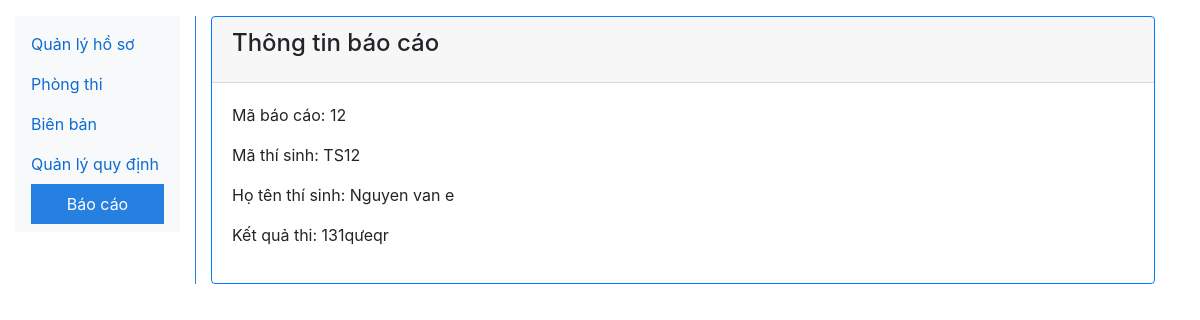
Screenshot of /?viewreport=12 with the database file from the repository.
### tables this page shows
CREATE TABLE `baocao` (
  `id` int(11) NOT NULL COMMENT 'Khóa chính',
  `thisinh_id` int(11) NOT NULL COMMENT 'Khóa ngoại bảng ThiSinh',
  `ketquathi` text NOT NULL COMMENT 'Kết quả thi'
);

CREATE TABLE `thisinh` (
  `id` int(11) NOT NULL COMMENT 'Khóa chính',
  `mathisinh` varchar(20) NOT NULL COMMENT 'Mã thí sinh',
  `hoten` varchar(30) NOT NULL COMMENT 'Họ tên',
  `ngaysinh` date NOT NULL COMMENT 'Ngày sinh',
  `diachi` text NOT NULL COMMENT 'Địa chỉ',
  `socmt` varchar(50) NOT NULL COMMENT 'Số chứng minh thư',
  `ngaydangkythi` datetime DEFAULT current_timestamp() COMMENT 'Ngày đăng ký dự thi',
  `sodienthoai` varchar(20) DEFAULT NULL COMMENT 'Số điện thoại',
  `gioitinh` int(10) DEFAULT 1 COMMENT 'Giới tính (1: nam, 2: nữ, 3: khác)',
  `avatar_photo_path` longtext DEFAULT NULL
);

### libs/Database.php (called while the page is built, shortened)
<?php
class Database
{
    private $__host, $__username, $__password, $__database;
    protected $_mysqli = null, $_pdo = null;
    public function __construct()
    {
        $this->__host = HOST;
        $this->__username = USERNAME;
        $this->__password = PASSWORD;
        $this->__database = DATABASE;
    }
    public function getMysqliConnection(): mysqli
    {
        if ($this->_mysqli === null) {
            $this->_mysqli = new mysqli($this->__host, $this->__username, $this->__password, $this->__database);
        }
        return $this->_mysqli;
    }
    public function getPdoConnection(): PDO
    {
        if ($this->_pdo === null) {
            try {
                $this->_pdo = new PDO("mysql:host=" . $this->__host . ";dbname=" . $this->__database, $this->__username, $this->__password);
                $this->_pdo->setAttribute(PDO::ATTR_ERRMODE, PDO::ERRMODE_EXCEPTION);
            }
            catch (PDOException $e) {
                throw $e;
            }
        }
        return $this->_pdo;
    }
}

### services/BaoCaoService.php (called while the page is built, shortened)
<?php
include_once APP_PATH . '/repos/BaoCaoRepo.php';
class BaoCaoService extends BaseService implements IBaoCaoInterface
{
    private $_baoCaoRepo = null;
    public function __construct()
    {
        $this->_baoCaoRepo = new BaoCaoRepo();
    }
    public function getByIdWithThiSinh($id): mysqli_result|bool
    {
        return $this->_baoCaoRepo->getByIdWithThiSinh($id);
    }
}

### classes/BaoCao.php (called while the page is built, shortened)
<?php
include_once APP_PATH . '/services/BaoCaoService.php';
class BaoCao extends Model
{
    private $__service;
    public function __construct()
    {
        $this->__service = new BaoCaoService();
    }
    public function getByIdWithThiSinh($id): mysqli_result|bool
    {
        return $this->__service->getByIdWithThiSinh($id);
    }
}

### repos/BaseRepo.php (called while the page is built, shortened)
<?php
include_once APP_PATH . '/libs/Database.php';
class BaseRepo extends Database implements IBaseInterface
{
    public function __construct($table)
    {
        $this->__table = $table;
    }
}

### repos/BaoCaoRepo.php (called while the page is built, shortened)
<?php
include_once APP_PATH . '/repos/BaseRepo.php';
class BaoCaoRepo extends BaseRepo implements IBaoCaoInterface
{
    private $__table = 'baocao';
    public function getByIdWithThiSinh($id): mysqli_result|bool
    {
        try {
            $stmt = $this->_mysqli->prepare("
            SELECT *
            FROM thisinh
            INNER JOIN " . $this->__table . " ON thisinh.id = " . $this->__table . ".thisinh_id WHERE " . $this->__table . ".id = ?
        ");
            $stmt->bind_param('s', $id);
            $stmt->execute();
            $result = $stmt->get_result();
        } catch (mysqli_sql_exception $e) {
            throw $e;
        }
        return $result;
    }
}

### views/baocao/XemBaoCao.php (the view)
<?php
include_once APP_PATH . '/classes/BaoCao.php';
$bc = new BaoCao();
if (isset($_GET['viewreport'])) $baocao = $bc->getByIdWithThiSinh($_GET['viewreport']);
else $baocao = null;
if (!empty($baocao = $baocao->fetch_object())) {
?>
    <div class="view_profile">
        <div class="card border-primary">
            <div class="card-header">
                <h4 class="card-title">Thông tin báo cáo</h4>
            </div>
            <div class="card-body">
                <div class="card-text">
                    <p>Mã báo cáo: <?php echo $baocao->id ?></p>
                    <p>Mã thí sinh: <?php echo $baocao->mathisinh ?></p>
                    <p>Họ tên thí sinh: <?php echo $baocao->hoten ?></p>
                    <p>Kết quả thi: <?php echo $baocao->ketquathi ?></p>
                </div>
            </div>
        </div>
    </div>
<?php } ?>

### rows the page displays
baocao: id "12", thisinh.mathisinh "TS12", thisinh.hoten "Nguyen van e", ketquathi "131qưeqr"
